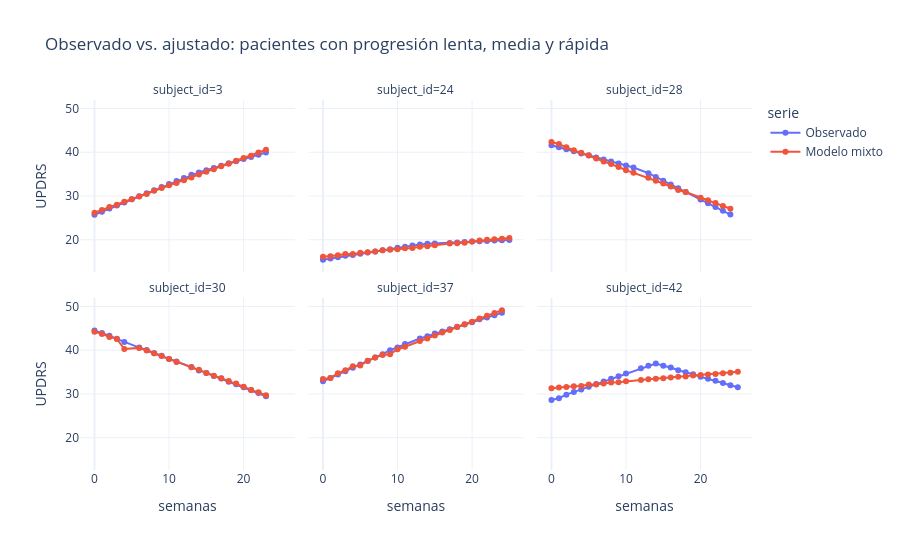

Source (notebook cell):
### Code cell
d["ajustado"] = resultado.fittedvalues
ejemplos = pendientes.sort_values("pendiente")[ID].iloc[[0, 1, 20, 21, -2, -1]].tolist()
muestra = d[d[ID].isin(ejemplos)].melt(id_vars=[ID, "semanas"], value_vars=["y", "ajustado"],
                                        var_name="serie", value_name="UPDRS")
muestra["serie"] = muestra["serie"].map({"y": "Observado", "ajustado": "Modelo mixto"})
fig = px.line(muestra, x="semanas", y="UPDRS", color="serie", facet_col=ID, facet_col_wrap=3,
              markers=True, title="Observado vs. ajustado: pacientes con progresión lenta, media y rápida")
fig.update_layout(height=550)
guardar(fig, "03_ajuste_ejemplos")
fig

### Figure 1 — Plotly figure (JSON) as saved in the notebook; plotly's stock layout.template omitted (floating-point values rounded to 4 significant figures)
{"data": [{"hovertemplate": "serie=Observado<br>subject_id=3<br>semanas=%{x}<br>UPDRS=%{y}<extra></extra>", "legendgroup": "Observado", "line": {"color": "#636efa", "dash": "solid"}, "marker": {"symbol": "circle"}, "mode": "lines+markers", "name": "Observado", "orientation": "v", "showlegend": true, "type": "scatter", "x": [0, 1, 2, 3, 4, 5, 6, 7, 8, 9, 10, 11, 12, 13, 14, 15, 16, 17, 18, 19, 20, 21, 22, 23], "xaxis": "x4", "y": [25.73, 26.43, 27.12, 27.83, 28.53, 29.23, 29.93, 30.63, 31.33, 32.03, 32.73, 33.43, 34.13, 34.84, 35.38, 35.89, 36.4, 36.9, 37.48, 37.92, 38.43, 38.94, 39.44, 39.95], "yaxis": "y4"}, {"hovertemplate": "serie=Observado<br>subject_id=24<br>semanas=%{x}<br>UPDRS=%{y}<extra></extra>", "legendgroup": "Observado", "line": {"color": "#636efa", "dash": "solid"}, "marker": {"symbol": "circle"}, "mode": "lines+markers", "name": "Observado", "orientation": "v", "showlegend": false, "type": "scatter", "x": [0, 1, 2, 3, 4, 5, 6, 7, 8, 9, 10, 11, 12, 13, 14, 15, 17, 18, 19, 20, 21, 22, 23, 24, 25], "xaxis": "x5", "y": [15.45, 15.72, 16.02, 16.33, 16.52, 16.78, 17.09, 17.32, 17.58, 17.85, 18.19, 18.38, 18.69, 18.92, 19.07, 19.15, 19.26, 19.37, 19.49, 19.58, 19.64, 19.72, 19.83, 19.89, 19.97], "yaxis": "y5"}, {"hovertemplate": "serie=Observado<br>subject_id=28<br>semanas=%{x}<br>UPDRS=%{y}<extra></extra>", "legendgroup": "Observado", "line": {"color": "#636efa", "dash": "solid"}, "marker": {"symbol": "circle"}, "mode": "lines+markers", "name": "Observado", "orientation": "v", "showlegend": false, "type": "scatter", "x": [0, 1, 2, 3, 4, 5, 6, 7, 8, 9, 10, 11, 13, 14, 15, 16, 17, 18, 20, 21, 22, 23, 24], "xaxis": "x6", "y": [41.58, 41.12, 40.66, 40.2, 39.73, 39.27, 38.81, 38.35, 37.89, 37.43, 36.97, 36.51, 35.22, 34.37, 33.5, 32.65, 31.79, 30.93, 29.21, 28.35, 27.49, 26.62, 25.77], "yaxis": "y6"}, {"hovertemplate": "serie=Observado<br>subject_id=30<br>semanas=%{x}<br>UPDRS=%{y}<extra></extra>", "legendgroup": "Observado", "line": {"color": "#636efa", "dash": "solid"}, "marker": {"symbol": "circle"}, "mode": "lines+markers", "name": "Observado", "orientation": "v", "showlegend": false, "type": "scatter", "x": [0, 1, 2, 3, 4, 6, 7, 8, 9, 10, 11, 13, 14, 15, 16, 17, 18, 19, 20, 21, 22, 23], "xaxis": "x", "y": [44.47, 43.94, 43.3, 42.59, 41.9, 40.59, 40.03, 39.29, 38.73, 37.99, 37.44, 36.13, 35.38, 34.81, 34.08, 33.52, 32.78, 32.22, 31.52, 30.92, 30.22, 29.48], "yaxis": "y"}, {"hovertemplate": "serie=Observado<br>subject_id=37<br>semanas=%{x}<br>UPDRS=%{y}<extra></extra>", "legendgroup": "Observado", "line": {"color": "#636efa", "dash": "solid"}, "marker": {"symbol": "circle"}, "mode": "lines+markers", "name": "Observado", "orientation": "v", "showlegend": false, "type": "scatter", "x": [0, 1, 2, 3, 4, 5, 6, 7, 8, 9, 10, 11, 13, 14, 15, 16, 17, 18, 19, 20, 21, 22, 23, 24], "xaxis": "x2", "y": [32.87, 33.64, 34.42, 35.19, 35.99, 36.75, 37.54, 38.31, 39.09, 39.98, 40.64, 41.41, 42.67, 43.2, 43.81, 44.27, 44.8, 45.33, 45.87, 46.39, 47.08, 47.46, 47.99, 48.53], "yaxis": "y2"}, {"hovertemplate": "serie=Observado<br>subject_id=42<br>semanas=%{x}<br>UPDRS=%{y}<extra></extra>", "legendgroup": "Observado", "line": {"color": "#636efa", "dash": "solid"}, "marker": {"symbol": "circle"}, "mode": "lines+markers", "name": "Observado", "orientation": "v", "showlegend": false, "type": "scatter", "x": [0, 1, 2, 3, 4, 5, 6, 7, 8, 9, 10, 12, 13, 14, 15, 16, 17, 18, 19, 20, 21, 22, 23, 24, 25], "xaxis": "x3", "y": [28.63, 29.03, 29.84, 30.44, 31.04, 31.64, 32.25, 32.84, 33.45, 34.05, 34.66, 35.86, 36.46, 36.96, 36.45, 36.03, 35.4, 34.98, 34.48, 33.91, 33.48, 32.99, 32.5, 32.01, 31.51], "yaxis": "y3"}, {"hovertemplate": "serie=Modelo mixto<br>subject_id=3<br>semanas=%{x}<br>UPDRS=%{y}<extra></extra>", "legendgroup": "Modelo mixto", "line": {"color": "#EF553B", "dash": "solid"}, "marker": {"symbol": "circle"}, "mode": "lines+markers", "name": "Modelo mixto", "orientation": "v", "showlegend": true, "type": "scatter", "x": [0, 1, 2, 3, 4, 5, 6, 7, 8, 9, 10, 11, 12, 13, 14, 15, 16, 17, 18, 19, 20, 21, 22, 23], "xaxis": "x4", "y": [26.19, 26.82, 27.46, 28.02, 28.67, 29.28, 29.9, 30.49, 31.22, 31.83, 32.45, 32.96, 33.62, 34.23, 34.91, 35.52, 36.12, 36.79, 37.35, 38.03, 38.67, 39.22, 39.91, 40.58], "yaxis": "y4"}, {"hovertemplate": "serie=Modelo mixto<br>subject_id=24<br>semanas=%{x}<br>UPDRS=%{y}<extra></extra>", "legendgroup": "Modelo mixto", "line": {"color": "#EF553B", "dash": "solid"}, "marker": {"symbol": "circle"}, "mode": "lines+markers", "name": "Modelo mixto", "orientation": "v", "showlegend": false, "type": "scatter", "x": [0, 1, 2, 3, 4, 5, 6, 7, 8, 9, 10, 11, 12, 13, 14, 15, 17, 18, 19, 20, 21, 22, 23, 24, 25], "xaxis": "x5", "y": [16.14, 16.26, 16.49, 16.74, 16.74, 17.01, 17.15, 17.32, 17.63, 17.74, 17.85, 18.07, 18.13, 18.4, 18.54, 18.77, 19.14, 19.2, 19.35, 19.58, 19.81, 20.0, 20.14, 20.21, 20.42], "yaxis": "y5"}, {"hovertemplate": "serie=Modelo mixto<br>subject_id=28<br>semanas=%{x}<br>UPDRS=%{y}<extra></extra>", "legendgroup": "Modelo mixto", "line": {"color": "#EF553B", "dash": "solid"}, "marker": {"symbol": "circle"}, "mode": "lines+markers", "name": "Modelo mixto", "orientation": "v", "showlegend": false, "type": "scatter", "x": [0, 1, 2, 3, 4, 5, 6, 7, 8, 9, 10, 11, 13, 14, 15, 16, 17, 18, 20, 21, 22, 23, 24], "xaxis": "x6", "y": [42.33, 41.89, 41.12, 40.47, 39.88, 39.32, 38.59, 37.9, 37.28, 36.63, 35.9, 35.29, 34.19, 33.46, 32.85, 32.17, 31.37, 30.91, 29.6, 29.01, 28.37, 27.72, 27.1], "yaxis": "y6"}, {"hovertemplate": "serie=Modelo mixto<br>subject_id=30<br>semanas=%{x}<br>UPDRS=%{y}<extra></extra>", "legendgroup": "Modelo mixto", "line": {"color": "#EF553B", "dash": "solid"}, "marker": {"symbol": "circle"}, "mode": "lines+markers", "name": "Modelo mixto", "orientation": "v", "showlegend": false, "type": "scatter", "x": [0, 1, 2, 3, 4, 6, 7, 8, 9, 10, 11, 13, 14, 15, 16, 17, 18, 19, 20, 21, 22, 23], "xaxis": "x", "y": [44.23, 43.71, 43.04, 42.56, 40.26, 40.53, 39.9, 39.27, 38.64, 38.0, 37.3, 36.1, 35.5, 34.78, 34.17, 33.59, 32.97, 32.4, 31.67, 30.92, 30.39, 29.7], "yaxis": "y"}, {"hovertemplate": "serie=Modelo mixto<br>subject_id=37<br>semanas=%{x}<br>UPDRS=%{y}<extra></extra>", "legendgroup": "Modelo mixto", "line": {"color": "#EF553B", "dash": "solid"}, "marker": {"symbol": "circle"}, "mode": "lines+markers", "name": "Modelo mixto", "orientation": "v", "showlegend": false, "type": "scatter", "x": [0, 1, 2, 3, 4, 5, 6, 7, 8, 9, 10, 11, 13, 14, 15, 16, 17, 18, 19, 20, 21, 22, 23, 24], "xaxis": "x2", "y": [33.44, 33.62, 34.73, 35.39, 36.35, 36.5, 37.61, 38.32, 38.92, 39.06, 40.22, 40.79, 42.08, 42.68, 43.36, 44.04, 44.6, 45.27, 45.9, 46.52, 47.24, 47.89, 48.51, 49.11], "yaxis": "y2"}, {"hovertemplate": "serie=Modelo mixto<br>subject_id=42<br>semanas=%{x}<br>UPDRS=%{y}<extra></extra>", "legendgroup": "Modelo mixto", "line": {"color": "#EF553B", "dash": "solid"}, "marker": {"symbol": "circle"}, "mode": "lines+markers", "name": "Modelo mixto", "orientation": "v", "showlegend": false, "type": "scatter", "x": [0, 1, 2, 3, 4, 5, 6, 7, 8, 9, 10, 12, 13, 14, 15, 16, 17, 18, 19, 20, 21, 22, 23, 24, 25], "xaxis": "x3", "y": [31.3, 31.5, 31.58, 31.76, 31.84, 32.18, 32.17, 32.42, 32.63, 32.67, 32.88, 33.17, 33.34, 33.49, 33.59, 33.76, 33.93, 34.0, 34.2, 34.32, 34.47, 34.58, 34.74, 34.85, 35.09], "yaxis": "y3"}], "layout": {"annotations": [{"font": {}, "showarrow": false, "text": "subject_id=30", "x": 0.16, "xanchor": "center", "xref": "paper", "y": 0.465, "yanchor": "bottom", "yref": "paper"}, {"font": {}, "showarrow": false, "text": "subject_id=37", "x": 0.5, "xanchor": "center", "xref": "paper", "y": 0.465, "yanchor": "bottom", "yref": "paper"}, {"font": {}, "showarrow": false, "text": "subject_id=42", "x": 0.84, "xanchor": "center", "xref": "paper", "y": 0.465, "yanchor": "bottom", "yref": "paper"}, {"font": {}, "showarrow": false, "text": "subject_id=3", "x": 0.16, "xanchor": "center", "xref": "paper", "y": 1.0, "yanchor": "bottom", "yref": "paper"}, {"font": {}, "showarrow": false, "text": "subject_id=24", "x": 0.5, "xanchor": "center", "xref": "paper", "y": 1.0, "yanchor": "bottom", "yref": "paper"}, {"font": {}, "showarrow": false, "text": "subject_id=28", "x": 0.84, "xanchor": "center", "xref": "paper", "y": 1.0, "yanchor": "bottom", "yref": "paper"}], "height": 550, "legend": {"title": {"text": "serie"}, "tracegroupgap": 0}, "title": {"text": "Observado vs. ajustado: pacientes con progresión lenta, media y rápida"}, "xaxis": {"anchor": "y", "domain": [0, 0.32], "title": {"text": "semanas"}}, "xaxis2": {"anchor": "y2", "domain": [0.34, 0.66], "matches": "x", "title": {"text": "semanas"}}, "xaxis3": {"anchor": "y3", "domain": [0.68, 1.0], "matches": "x", "title": {"text": "semanas"}}, "xaxis4": {"anchor": "y4", "domain": [0, 0.32], "matches": "x", "showticklabels": false}, "xaxis5": {"anchor": "y5", "domain": [0.34, 0.66], "matches": "x", "showticklabels": false}, "xaxis6": {"anchor": "y6", "domain": [0.68, 1.0], "matches": "x", "showticklabels": false}, "yaxis": {"anchor": "x", "domain": [0, 0.465], "title": {"text": "UPDRS"}}, "yaxis2": {"anchor": "x2", "domain": [0, 0.465], "matches": "y", "showticklabels": false}, "yaxis3": {"anchor": "x3", "domain": [0, 0.465], "matches": "y", "showticklabels": false}, "yaxis4": {"anchor": "x4", "domain": [0.535, 1.0], "matches": "y", "title": {"text": "UPDRS"}}, "yaxis5": {"anchor": "x5", "domain": [0.535, 1.0], "matches": "y", "showticklabels": false}, "yaxis6": {"anchor": "x6", "domain": [0.535, 1.0], "matches": "y", "showticklabels": false}}}
